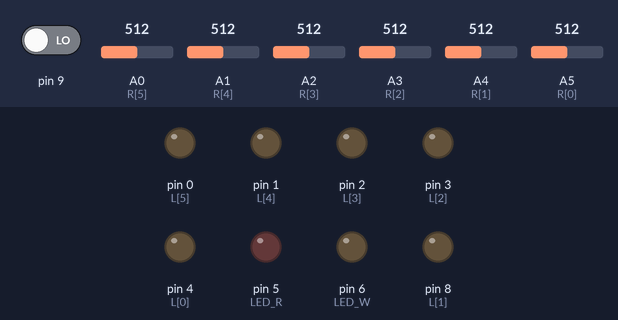
The sketch below on a simulated Arduino Uno, built with avr-gcc and run on an emulated ATmega328P. Parts: output pins drawn as LEDs (lit = HIGH). The test bench sets the inputs (shaded band); at power-on: pin 9 LOW, A0 (R[5]) = 512, A1 (R[4]) = 512, A2 (R[3]) = 512, A3 (R[2]) = 512, A4 (R[1]) = 512, A5 (R[0]) = 512. No MQTT or app messages arrive unless stated.

Above: at 0.1 s.
At 2.46 s:
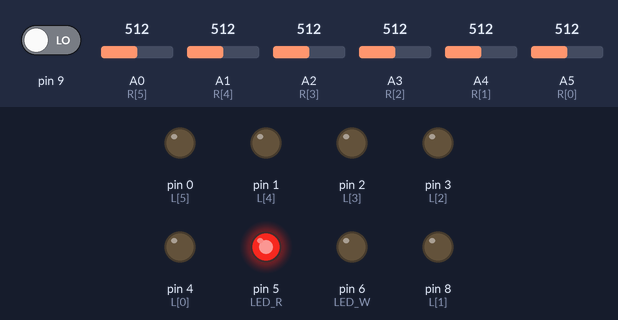
2.5 s: pin 9 driven HIGH
At 3.3 s:
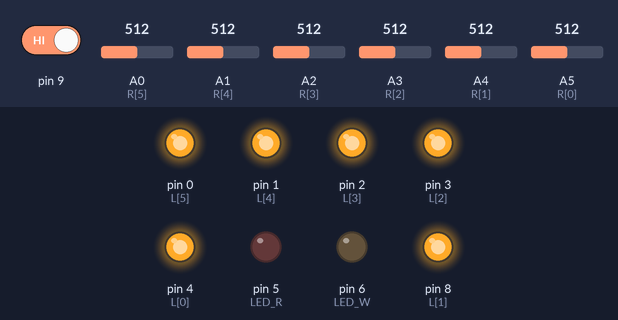
Timing chart, 0 to 5.5 s (numbered marks = the images above; inputs shaded):
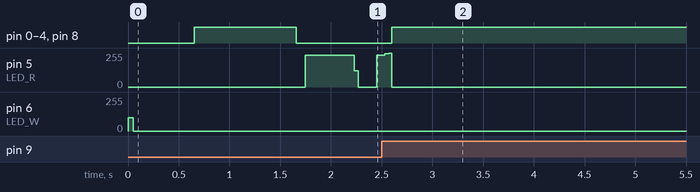

The sketch:

Lazers.ino
```cpp
//#define NO_SERVER
//#define TRACE
//#define DIAGNOSTICS
#define resetPin 7

#ifndef NO_SERVER
#include <Ethernet.h>
#include <MQTTClient.h>
#include <avr/wdt.h>
#endif

#define ACC "tlazers"
byte mac[] = { 0x05, 0xAD, 0xBE, 0x01, 0xAD, 0xBE };
byte ip[] = { 192, 168, 0, 55 }; // <- change to match your network

#ifndef NO_SERVER
EthernetClient net;
MQTTClient client;
#endif
/*
   1 D8 A5
  2 D4 A4
  3 D3 A3
  4 D2 A2
  5 D1 A1
  6 D0 A0
*/

#define LED_W 6
#define LED_R 5

#if defined(TRACE) || defined(DIAGNOSTICS)
const int L_CT = 4;
int L[L_CT] = {4, 8, 3, 2};
int R[L_CT] = {A5, A4, A3, A2};
#else
const int L_CT = 6;
int L[L_CT] = {4, 8, 3, 2, 1, 0};
int R[L_CT] = {A5, A4, A3, A2, A1, A0};
#endif

int OFF_VAL[L_CT];
int ON_VAL[L_CT];
bool IGNORE[L_CT];
int RISE_LIMIT = 180;

enum State
{
  Stopping,
  Stopped,
  Activating,
  Active,
  Alert,

  Init,
  Manual
};

State state;

void __init()
{
  state = Init;
}

void setup() {
  pinMode(resetPin, OUTPUT);
  digitalWrite(resetPin, LOW);

#ifndef NO_SERVER
  Ethernet.begin(mac, ip);
  client.begin("192.168.0.91", net);
#endif

#if defined(TRACE) || defined(DIAGNOSTICS)
  Serial.begin(9600);
  Serial.println("4 lazers only, serial enabled");
#endif

  pinMode(LED_W, OUTPUT);
  pinMode(LED_R, OUTPUT);

  lightOn();

  for (int i = 0; i < L_CT; ++i)
  {
    pinMode(L[i], OUTPUT);
  }

  pinMode(9, INPUT);

  __init();
}

void lightOn()
{
  analogWrite(LED_W, 100);
  analogWrite(LED_R, 0);
}

void lightOff()
{
  digitalWrite(LED_W, LOW);
  digitalWrite(LED_R, LOW);
}

unsigned long long alarmTriggered = 0;
bool alarmLightOn = false;
unsigned long long alarmLightOnChanged = 0;
#define TIME_ON 500
#define TIME_OFF 200
#define ALARM_DURATION 10000
void handleLight()
{
  if (millis() < alarmTriggered + ALARM_DURATION)
  {
    lightOff();
    if (alarmLightOn && millis() - alarmLightOnChanged > TIME_ON)
    {
      alarmLightOn = false;
      alarmLightOnChanged = millis();
    }
    else if (!alarmLightOn && millis() - alarmLightOnChanged > TIME_OFF)
    {
      alarmLightOn = true;
      alarmLightOnChanged = millis();
    }

    digitalWrite(LED_R, alarmLightOn);
  }
  else
  {
    lightOn();
  }
}

void switchLazers(bool on)
{
  for (int i = 0; i < L_CT; ++i)
  {
    digitalWrite(L[i], on ? HIGH : LOW);
  }
}

void setIgnore(int i)
{
  IGNORE[i] = true;
#ifndef NO_SERVER
  client.publish("ter2070/tlazers/ignore/server", String(i));
#endif
  digitalWrite(L[i], LOW);
}

#ifdef DIAGNOSTICS
bool prompted = false;
#endif

void loop() {

#ifdef DIAGNOSTICS
  lightOff();
  if (!prompted)
  {
    Serial.println("Type any symbol to read values");
    prompted = true;
  }

  if (Serial.available())
  {
    while (Serial.available()) Serial.read();
    prompted = false;
    switchLazers(false);
    delay(1000);
    Serial.println("Lazers off");
    for (int i = 0; i < L_CT; ++i)
    {
      Serial.print(i);
      Serial.print(": ");
      Serial.println(analogRead(R[i]));
    }

    switchLazers(true);
    delay(1000);
    Serial.println("Lazers on");
    for (int i = 0; i < L_CT; ++i)
    {
      Serial.print(i);
      Serial.print(": ");
      Serial.println(analogRead(R[i]));
    }
    delay(200);
  }
#endif

#ifndef NO_SERVER
  client.loop();

  if (!client.connected()) {
    connect();
  }
#endif

  if (digitalRead(9) == HIGH)
  {
    state = Activating;
    delay(100);
  }

  switch (state)
  {
    case Manual:
      switchLazers(true);
      return;
    case Init:
      for (int i = 0; i < L_CT; ++i)
      {
        IGNORE[i] = false;
      }

      lightOff();
      delay(100);

      switchLazers(false);
      delay(500);

      for (int i = 0; i < L_CT; ++i)
      {
        OFF_VAL[i] = analogRead(R[i]);
      }

      switchLazers(true);
      delay(1000);

      for (int i = 0; i < L_CT; ++i)
      {
        ON_VAL[i] = analogRead(R[i]);

        if (OFF_VAL[i] - ON_VAL[i] < RISE_LIMIT)
        {
          setIgnore(i);
        }
      }

      switchLazers(false);
      delay(50);

      state = Stopping;
      break;

    case Stopping:

#ifdef TRACE
      Serial.println("Stopping");
#endif

      switchLazers(false);

      state = Stopped;
      break;
    case Stopped:
      handleLight();
      break;
    case Activating:
#ifdef TRACE
      Serial.println("Activating");
#endif

      lightOff();

      switchLazers(true);

      delay(50);
      state = Active;
      break;
    case Active:
      for (int i = 0; i < L_CT; ++i)
      {
        if (IGNORE[i])
          continue;
        if (analogRead(R[i]) > OFF_VAL[i] - RISE_LIMIT)
        {
#ifndef NO_SERVER
          String s = "lazer: ";
          s += i;
          s += " (pin: ";
          s += R[i];
          s += ") triggered alarm";
          client.publish("ter2070/logs/server", s);
#endif
          state = Alert;
        }
      }
      break;
    case Alert:
#ifdef TRACE
      Serial.println("Alert");
#endif

      switchLazers(false);

#ifndef NO_SERVER
      client.publish("ter2070/tlazers/alert/server", "1");
#endif

      alarmTriggered = millis();
      state = Stopping;
      break;
  }

}

void messageReceived(String topic, String payload, char * bytes, unsigned int length) {

#ifndef NO_SERVER
  if (topic.startsWith("ter"))
  {
    if (payload == "r")
    {
      hard_Reboot();
    }
    else if (payload == "i")
    {
      __init();
    }
    else if (payload == "p")
    {
      client.publish("ter2070/ping/out", ACC);
    }

    if (topic == "ter2070/tlazers/activate/device")
    {
      if (payload == "1")
      {
#ifndef NO_SERVER
        client.publish("ter2070/logs/server", "lazers activating");
#endif
        state = Activating;
      }
      else if (payload == "0")
      {
#ifndef NO_SERVER
        client.publish("ter2070/logs/server", "lazers stopping");
#endif
        state = Stopping;
      }

      if (payload == "2")
      {
#ifndef NO_SERVER
        client.publish("ter2070/logs/server", "lazers manual on (tests)");
#endif
        state = Manual;
      }
      else if (payload == "3")
      {
#ifndef NO_SERVER
        client.publish("ter2070/logs/server", "lazers manual off (tests)");
#endif
        state = Stopping;
      }
    }

    if (topic == "ter2070/tlazers/ignore/device")
    {
      setIgnore(payload.toInt());
    }
  }
#endif
}

// DEFAULT

void connect() {
#ifndef NO_SERVER
  int n = 0;
  while (!client.connect(ACC)) {
    delay(1000);
    n++;
    if (n > 5)
      hard_Reboot();
  }
  client.subscribe("ter2070/reset");
  client.subscribe("ter2070/ping/in");
  client.subscribe("ter2070/tlazers/reset");
  client.subscribe("ter2070/tlazers/activate/device");
  client.subscribe("ter2070/tlazers/ignore/device");
#endif
  // client.unsubscribe("/example");
}

void hard_Reboot()
{
  digitalWrite(resetPin, HIGH);
}
```

Measured:
- after the input at 2.5 s, pin 0 (L[5]), pin 1 (L[4]), pin 2 (L[3]), pin 3 (L[2]), pin 4 (L[0]), pin 8 (L[1]): LOW → HIGH after 0.10 s; pin 6 (LED_W): stays 0/255 (without the input it goes to 100/255 after 7.5 s)
